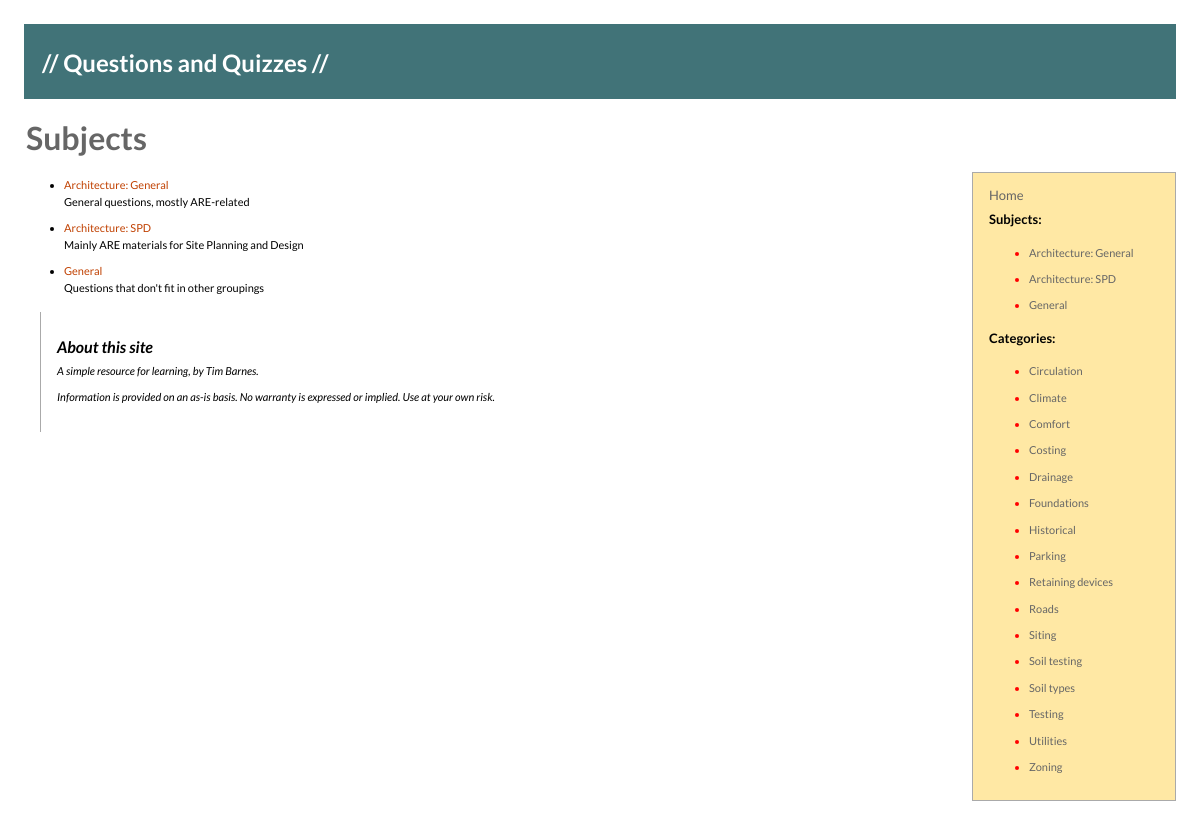
/educate/as/, run on the app's committed database.
### educate/models.py (models this page shows, shortened)
class Subject(models.Model):
    name = models.CharField(max_length=40)
    description = models.CharField(max_length=200, default='-description-')

class Category(models.Model):
    subject = models.ForeignKey(Subject)
    name = models.CharField(max_length=40)
    description = models.CharField(max_length=200, default='-description-')

### educate/views.py (the view)
class AllSubjectsView(generic.ListView):
    template_name = 'educate/subjects.html'
    context_name = 'subject_list'
    def get_context_data(self, **kwargs):
        context = super(AllSubjectsView, self).get_context_data(**kwargs)
        context.update({
            'category_list': Category.objects.order_by('name'),
        })
        return context
    def get_queryset(self):
        return Subject.objects.order_by('name')

### educate/templates/educate/subjects.html (shortened to what this page needs)
{% extends "educate/base.html" %}
{% block title %}
<h1 class="pagetitle">Subjects</h1>
{% endblock %}
{% block content %}
  {% if subject_list %}
  <ul>
    {% for sub in subject_list %}
    <li><a href="{% url 'categories' sub.name %}">{{ sub.name }}</a>
      <br />
      <p>{{ sub.description }}</p>
    </li>
    {% endfor %}
  </ul>
  {% else %}
  <p>No subjects found</p>
  {% endif %}
{% endblock %}

### educate/templates/educate/base.html (shortened to what this page needs)
{% load staticfiles %}
<html xmlns="http://www.w3.org/1999/xhtml" xml:lang="en" lang="en">
  <head>
    <link rel="stylesheet" type="text/css" href="{% static 'educate/educate.css' %}" />
  </head>
  <body>
    <div class="main">
      <div class="banner">
	<h1><a href="{% url 'home' %}">// Questions and Quizzes //</a></h1>
      </div>
      {% block title %}<h1 class="pagetitle">Home</h1>{% endblock %}
      <div id="sidebar">
	<div id="menu">
	  {% block menu %}
	  <h3><a href="{% url 'home' %}">Home</a></h3>
	  <h3>Subjects:</h3>
	  {% if subject_list %}
	  <ul>
	    {% for sub in subject_list %}
	    <li><a href="{% url 'categories' sub.name %}">{{ sub.name }}</a></li>
	    {% endfor %}
	  </ul>
	  {% else %}
	  <p>No subjects are available</p>
	  {% endif %}
	  <h3>Categories:</h3>
	  {% if category_list %}
	  <ul>
	    {% for cat in category_list %}
	    <li><a href="{% url 'questions' cat.name %}">{{ cat.name }}</a></li>
	    {% endfor %}
	  </ul>
	  {% else %}
	  <p>No categories are available</p>
	  {% endif %}
	  {% endblock %}
	</div>
      </div>
      <div class=content>
	{% block content %}{% endblock %}
	{% block footer %}
	<div class="byline">
	  <h2>About this site</h2>
	  <p>A simple resource for learning, by Tim Barnes.</p>
	  <p>Information is provided on an as-is basis. No warranty is expressed or implied. Use at your own risk.</p<>
	</div>
	{% endblock %}
      </div>
    </div>
</body>
</html>

### educate/static/educate/educate.css (style rules this page uses)
div { font-family:'Lato',Verdana,Helvetica,Arial,sans-serif; }
a,address,blockquote,cite,code,dd,del,dfn,div,dl,dt,em,form,h1,h2,h3,h4,h5,h6,iframe,img,kbd,li,object,ol,p,q ,samp,small,span,strong,sub,sup,ul,var,applet,b,big,center,dir,font,hr,i,menu,pre,s,strike,tt,u,abbr,acronym, bdo,button,fieldset,ins,label { text-align:left;border-bottom:0pt none; }
p,li { font-size:11px;padding:0em;margin-top:0em;margin-bottom:.9em;line-height:1.5em; }
a { text-decoration:none;background-color:transparent; }
a:link { color:#c04000; }
body { font-family:Lato,Verdana,"Myriad Web",Syntax,Helvetica,sans-serif;text-align:center;height:100%; }
.banner { padding:1em;background-color:#417378;margin-bottom:1em; }
.banner a, h1 { font-size:x-large;color:white; }
#sidebar { float:right;width:220px; }
#menu { background-color:#ffe8a4;border:1px #aaa solid;margin-left:1em;padding-left:1em;padding-top:0.5em;padd ing-right:1em;padding-bottom:.5em;line-height:1.25em;color:red; }
.main { margin:0 auto;text-align:left; padding:1em; }
.content { margin:0px; }
.byline { font-style:italic;text-align:justify;padding:1em;margin-left:1em;border-left:solid 1px #aaa;border-b ottom:solid 1px #aaa; }
#menu h2,h3,h4 { font-size:large; }
#menu a { color:#666666;font-weight:normal;background-color:transparent; }
h1,h2,h3,h4,h5,h6 { line-height:1.33em;margin-bottom:0.33em;font-family:Lato,"Myriad Web",Arial,Helvetica,sans-seri f; }
h1,h2,h3,h4,h5,h6,dt,th,thead,tfoot { background:none repeat scroll 0% 50%;color:black; }
h1 { margin-top:.5em;font-size:large;padding:2px; }
h1.pagetitle { font-size:xx-large;color:#666; }
h2 { font-size:medium;font-weight:bold;margin-top:.5em; }
h3 { font-size:small;font-weight:bold;margin-top:.5em; }

### data on the page
Subject: name "Architecture: General", description "General questions, mostly ARE-related"
Subject: name "Architecture: SPD", description "Mainly ARE materials for Site Planning and Design"
Subject: name "General", description "Questions that don't fit in other groupings"
Category: name "Circulation"
Category: name "Climate"
Category: name "Comfort"
Category: name "Costing"
Category: name "Drainage"
Category: name "Foundations"
Category: name "Historical"
Category: name "Parking"
Category: name "Retaining devices"
Category: name "Roads"
Category: name "Siting"
Category: name "Soil testing"
Category: name "Soil types"
Category: name "Testing"
Category: name "Utilities"
Category: name "Zoning"
